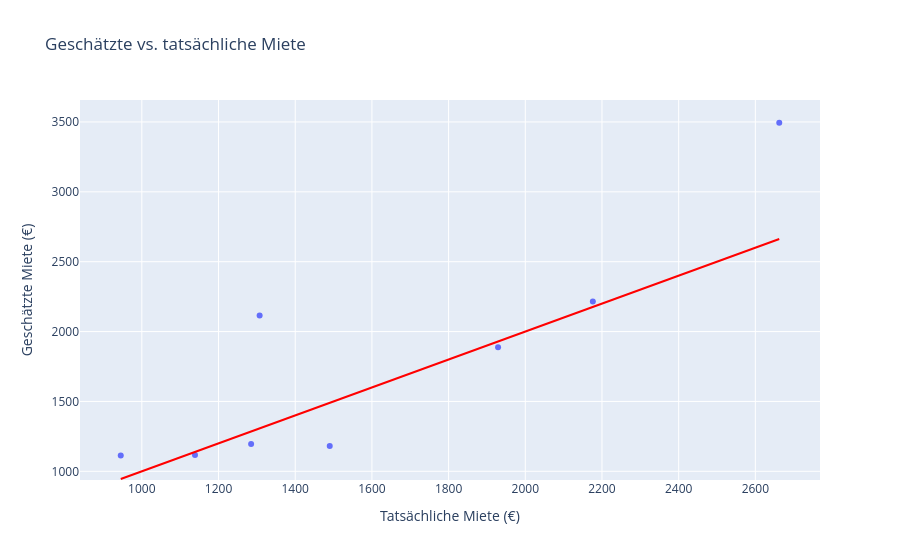

Write notebook code for a chart like this one.
### Markdown cell above
## 3.10 Vorhersage vs. tatsächliche Miete
Jeder Punkt ist eine Wohnung aus dem Testset. Punkte auf der Diagonale wurden perfekt vorhergesagt.

### Code cell
echt = np.exp(y_test)
prognose = np.exp(bestes.predict(X_test))
fig = px.scatter(x=echt, y=prognose, labels={"x": "Tatsächliche Miete (€)", "y": "Geschätzte Miete (€)"},
                 title="Geschätzte vs. tatsächliche Miete")
fig.add_shape(type="line", x0=echt.min(), y0=echt.min(), x1=echt.max(), y1=echt.max(), line_color="red")
fig.show()

### Figure 1 — Plotly figure (JSON) as saved in the notebook; plotly's stock layout.template omitted (floating-point values rounded to 4 significant figures)
{"data": [{"hovertemplate": "Tatsächliche Miete (€)=%{x}<br>Geschätzte Miete (€)=%{y}<extra></extra>", "legendgroup": "", "marker": {"color": "#636efa", "symbol": "circle"}, "mode": "markers", "name": "", "orientation": "v", "showlegend": false, "type": "scatter", "x": [1307.0, 1139.0, 945.0, 2662.0, 1929.0, 1490.0, 1285.0, 2176.0], "xaxis": "x", "y": [2116.0, 1116.0, 1113.0, 3494.0, 1887.0, 1181.0, 1195.0, 2216.0], "yaxis": "y"}], "layout": {"legend": {"tracegroupgap": 0}, "shapes": [{"line": {"color": "red"}, "type": "line", "x0": 945.0, "x1": 2662.0, "y0": 945.0, "y1": 2662.0}], "title": {"text": "Geschätzte vs. tatsächliche Miete"}, "xaxis": {"anchor": "y", "domain": [0, 1], "title": {"text": "Tatsächliche Miete (€)"}}, "yaxis": {"anchor": "x", "domain": [0, 1], "title": {"text": "Geschätzte Miete (€)"}}}}
